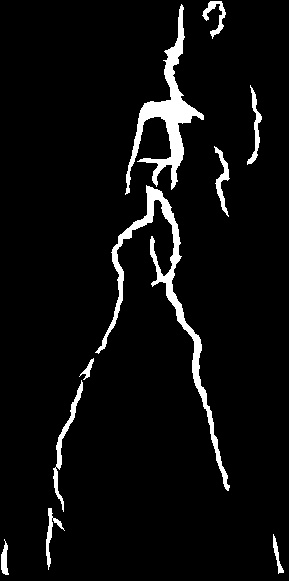
#> input picture label142.png, 289 x 581 px
$ jupyter execute ns0.1.ipynb
#> lines starting #> are read from the running program, lines starting #| are printed output that depends on the picture
[cell 1]
import numpy as np
from scipy.sparse import lil_matrix, csr_matrix
from scipy.sparse.linalg import spsolve
from numba import jit
import matplotlib.pyplot as plt
#导入

@jit(nopython=True)
def compute_element_matrix(node_coords, E_e, nu, thickness):
    """计算单元刚度矩阵"""
    D = E_e/(1 - nu**2) * np.array([[1, nu, 0],
                                   [nu, 1, 0],
                                   [0, 0, (1-nu)/2]])

    # 高斯积分点
    gauss_points = np.array([(-0.57735026919, -0.57735026919),
                            (0.57735026919, -0.57735026919),
                            (0.57735026919, 0.57735026919),
                            (-0.57735026919, 0.57735026919)])
    weights = np.array([1.0, 1.0, 1.0, 1.0])

    Ke = np.zeros((8, 8))
    for i in range(4):
        xi, eta = gauss_points[i]
        w = weights[i]

        dN_dxi = 0.25 * np.array([
            [eta-1, 1-eta, 1+eta, -eta-1],
            [xi-1, -xi-1, xi+1, 1-xi]
        ])

        J = dN_dxi @ node_coords
        detJ = J[0,0]*J[1,1] - J[0,1]*J[1,0]

        # 计算J的逆矩阵
        invJ = np.array([[J[1,1], -J[0,1]], [-J[1,0], J[0,0]]]) / detJ
        dN_dx = invJ @ dN_dxi

        B = np.zeros((3, 8))
        for j in range(4):
            B[0, 2*j] = dN_dx[0, j]
            B[1, 2*j+1] = dN_dx[1, j]
            B[2, 2*j] = dN_dx[1, j]
            B[2, 2*j+1] = dN_dx[0, j]

        Ke += (B.T @ D @ B) * detJ * w * thickness

    return Ke

def main():
    # 参数设置
    nx, ny = 50, 100
    width, height = 50.0, 100.0
    E = 210e3
    nu = 0.3
    thickness = 1.0
    applied_stress = -6.0
    crack_x = (12, 13)
    crack_y = (40, 60)

    # 生成网格
    x = np.linspace(0, width, nx + 1)
    y = np.linspace(0, height, ny + 1)
    X, Y = np.meshgrid(x, y)
    nodes = np.column_stack((X.flatten(), Y.flatten()))

    # 生成单元连接性（向量化操作）
    i = np.arange(nx*ny)
    row = i // nx
    col = i % nx
    n0 = row*(nx+1) + col
    elements = np.column_stack((n0, n0+1, n0+nx+2, n0+nx+1))

    # 标记裂纹区域（向量化操作）
    element_centers = np.mean(nodes[elements], axis=1)
    crack_mask = ((crack_x[0] <= element_centers[:,0]) &
                 (element_centers[:,0] <= crack_x[1]) &
                 (crack_y[0] <= element_centers[:,1]) &
                 (element_centers[:,1] <= crack_y[1]))
    E_values = np.where(crack_mask, 1e-6, E)

    # 组装刚度矩阵
    dof = 2 * len(nodes)
    K = lil_matrix((dof, dof))

    # 并行计算单元刚度矩阵
    for elem_idx, elem in enumerate(elements):
        node_coords = nodes[elem]
        Ke = compute_element_matrix(node_coords, E_values[elem_idx], nu, thickness)

        # 组装到全局矩阵
        dofs = np.array([[2*n, 2*n+1] for n in elem]).flatten()
        for i in range(8):
            for j in range(8):
                K[dofs[i], dofs[j]] += Ke[i,j]

    # [22 lines of commented-out code are left out]
    bottom_nodes = np.where(nodes[:,1] == 0.0)[0]
    fixed_dofs = np.concatenate([2*bottom_nodes, 2*bottom_nodes+1])

    # 载荷向量
    F = np.zeros(dof)
    top_nodes = np.where(nodes[:,1] == height)[0]
    force_per_node = applied_stress * width * thickness / len(top_nodes)
    F[2*top_nodes + 1] = force_per_node

    # 处理边界条件
    for fd in fixed_dofs:
        F[fd] = 0.0
        K[fd, :] = 0
        K[:, fd] = 0
        K[fd, fd] = 1.0

    # 转换为CSR格式并求解
    K = csr_matrix(K)
    U = spsolve(K, F)

    # 计算应力（向量化操作）
    stress_matrix = np.zeros((ny, nx))
    for idx, elem in enumerate(elements):
        node_coords = nodes[elem]
        u = np.concatenate([U[2*elem[i]:2*elem[i]+2] for i in range(4)])

        # 计算中心点应力
        xi, eta = 0.0, 0.0
        dN_dxi = 0.25 * np.array([
            [eta-1, 1-eta, 1+eta, -eta-1],
            [xi-1, -xi-1, xi+1, 1-xi]
        ])
        J = dN_dxi @ node_coords
        dN_dx = np.linalg.inv(J) @ dN_dxi

        B = np.zeros((3, 8))
        for i in range(4):
            B[0, 2*i] = dN_dx[0, i]
            B[1, 2*i+1] = dN_dx[1, i]
            B[2, 2*i] = dN_dx[1, i]
            B[2, 2*i+1] = dN_dx[0, i]

        strain = B @ u
        E_e = E_values[idx]
        D = E_e/(1 - nu**2) * np.array([[1, nu, 0],
                                       [nu, 1, 0],
                                       [0, 0, (1-nu)/2]])
        stress = D @ strain

        s_x, s_y, t_xy = stress
        avg = (s_x + s_y)/2
        radius = np.sqrt(((s_x - s_y)/2)**2 + t_xy**2)
        sigma1 = avg + radius
        stress_matrix[idx//nx, idx%nx] = sigma1

    # 绘图
    plt.figure(figsize=(10, 8))
    plt.imshow(stress_matrix, cmap='jet', extent=[0, width, 0, height])
    plt.colorbar(label='Maximum Principal Stress (MPa)')
    plt.xlabel('Width (mm)')
    plt.ylabel('Height (mm)')
    plt.title('Maximum Principal Stress Distribution')
    plt.show()
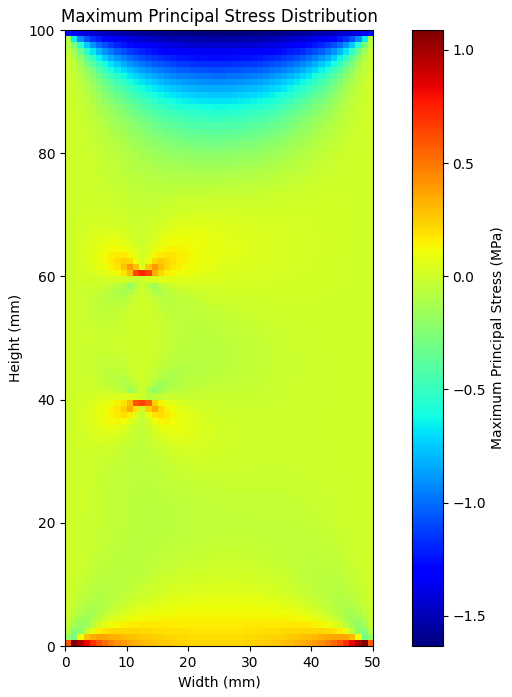
#> figure drawn by matplotlib, 2 panels

if __name__ == "__main__":
    main()

[cell 2]
import numpy as np
from scipy.sparse import lil_matrix, csr_matrix
from scipy.sparse.linalg import spsolve
from numba import jit
import matplotlib.pyplot as plt
from PIL import Image

@jit(nopython=True)
def compute_element_matrix(node_coords, E_e, nu, thickness):
    """计算单元刚度矩阵"""
    D = E_e/(1 - nu**2) * np.array([[1, nu, 0],
                                     [nu, 1, 0],
                                     [0, 0, (1-nu)/2]])

    # 高斯积分点
    gauss_points = np.array([(-0.57735026919, -0.57735026919),
                             (0.57735026919, -0.57735026919),
                             (0.57735026919, 0.57735026919),
                             (-0.57735026919, 0.57735026919)])
    weights = np.array([1.0, 1.0, 1.0, 1.0])

    Ke = np.zeros((8, 8))
    for i in range(4):
        xi, eta = gauss_points[i]
        w = weights[i]

        dN_dxi = 0.25 * np.array([
            [eta-1, 1-eta, 1+eta, -eta-1],
            [xi-1, -xi-1, xi+1, 1-xi]
        ])

        J = dN_dxi @ node_coords
        detJ = J[0,0]*J[1,1] - J[0,1]*J[1,0]

        # 计算J的逆矩阵
        invJ = np.array([[J[1,1], -J[0,1]], [-J[1,0], J[0,0]]]) / detJ
        dN_dx = invJ @ dN_dxi

        B = np.zeros((3, 8))
        for j in range(4):
            B[0, 2*j] = dN_dx[0, j]
            B[1, 2*j+1] = dN_dx[1, j]
            B[2, 2*j] = dN_dx[1, j]
            B[2, 2*j+1] = dN_dx[0, j]

        Ke += (B.T @ D @ B) * detJ * w * thickness

    return Ke

def main():
    # 参数设置
    nx, ny = 100, 200
    width, height = 50.0, 100.0
    E = 210e3
    nu = 0.3
    thickness = 1.0
    applied_stress = -6.0

    # 读取mask图像
    mask_image = Image.open("label142.png").convert("L")  # 转为灰度图
#> mask_image is the input picture: PIL image 289x581 L; min 0, max 255, mean 13.4
    mask_array = np.array(mask_image)
    # 调整mask数组大小以匹配有限元网格
    mask_array = np.array(Image.fromarray(mask_array).resize((nx, ny)))
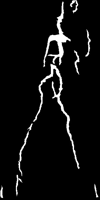
#> mask_array: shape (200, 100); min 0, max 255, mean 13.6

    # 生成网格
    x = np.linspace(0, width, nx + 1)
    y = np.linspace(0, height, ny + 1)
    X, Y = np.meshgrid(x, y)
    nodes = np.column_stack((X.flatten(), Y.flatten()))

    # 生成单元连接性（向量化操作）
    i = np.arange(nx*ny)
    row = i // nx
    col = i % nx
    n0 = row*(nx+1) + col
    elements = np.column_stack((n0, n0+1, n0+nx+2, n0+nx+1))

    # 使用mask标记裂纹区域（向量化操作）
    E_values = np.where(mask_array.flatten() > 128, 1e-6, E)  # 白色区域弹性模量设为极小值
#> E_values = 20000 values, max 210000 at index 0, min 1e-06 at index 73, mean 199101


    # 组装刚度矩阵
    dof = 2 * len(nodes)
    K = lil_matrix((dof, dof))

    # 并行计算单元刚度矩阵
    for elem_idx, elem in enumerate(elements):
        node_coords = nodes[elem]
        Ke = compute_element_matrix(node_coords, E_values[elem_idx], nu, thickness)

        # 组装到全局矩阵
        dofs = np.array([[2*n, 2*n+1] for n in elem]).flatten()
        for i in range(8):
            for j in range(8):
                K[dofs[i], dofs[j]] += Ke[i,j]


    # 边界条件（向量化操作）
    bottom_nodes = np.where(nodes[:,1] == 0.0)[0]
    fixed_dofs = np.concatenate([2*bottom_nodes, 2*bottom_nodes+1])

    # 载荷向量
    F = np.zeros(dof)
    top_nodes = np.where(nodes[:,1] == height)[0]
    force_per_node = applied_stress * width * thickness / len(top_nodes)
    F[2*top_nodes + 1] = force_per_node

    # 处理边界条件
    for fd in fixed_dofs:
        F[fd] = 0.0
        K[fd, :] = 0
        K[:, fd] = 0
        K[fd, fd] = 1.0

    # 转换为CSR格式并求解
    K = csr_matrix(K)
    U = spsolve(K, F)

    # 计算应力（向量化操作）
    stress_matrix = np.zeros((ny, nx))
    for idx, elem in enumerate(elements):
        node_coords = nodes[elem]
        u = np.concatenate([U[2*elem[i]:2*elem[i]+2] for i in range(4)])

        # 计算中心点应力
        xi, eta = 0.0, 0.0
        dN_dxi = 0.25 * np.array([
            [eta-1, 1-eta, 1+eta, -eta-1],
            [xi-1, -xi-1, xi+1, 1-xi]
        ])
        J = dN_dxi @ node_coords
        dN_dx = np.linalg.inv(J) @ dN_dxi

        B = np.zeros((3, 8))
        for i in range(4):
            B[0, 2*i] = dN_dx[0, i]
            B[1, 2*i+1] = dN_dx[1, i]
            B[2, 2*i] = dN_dx[1, i]
            B[2, 2*i+1] = dN_dx[0, i]

        strain = B @ u
        E_e = E_values[idx]
        D = E_e/(1 - nu**2) * np.array([[1, nu, 0],
                                         [nu, 1, 0],
                                         [0, 0, (1-nu)/2]])
        stress = D @ strain

        s_x, s_y, t_xy = stress
        avg = (s_x + s_y)/2
        radius = np.sqrt(((s_x - s_y)/2)**2 + t_xy**2)
        sigma1 = avg + radius
        stress_matrix[idx//nx, idx%nx] = sigma1
#> this loop made 20000 passes
#> (u, strain, s_x, s_y, t_xy, avg, radius, sigma1) on passes 1 to 3: ([0, 0, 0, 0, -1.65e-05, -2.4e-05, -2.43e-05, -3.51e-05], [7.81e-06, -5.91e-05, -2.98e-05], -2.29, -13.09, -2.4, -7.69, 5.91, -1.78), ([0, 0, 0, 0, -1.33e-05, -2.12e-05, -1.65e-05, -2.4e-05], [3.21e-06, -4.52e-05, -2.7e-05], -2.39, -10.2, -2.18, -6.29, 4.48, -1.82), ([0, 0, 0, 0, -1.15e-05, -1.96e-05, -1.33e-05, -2.12e-05], [1.86e-06, -4.08e-05, -2.32e-05], -2.39, -9.28, -1.87, -5.83, 3.92, -1.92)
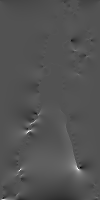
#> stress_matrix: shape (200, 100) float64; min -13.14, max 27.52, mean 0.1; drawn with min black and max white

    # 绘图，在同一个子图中展示裂隙与应力分布

    plt.figure(figsize=(10, 8))
    plt.imshow(stress_matrix, cmap='jet', extent=[0, width, 0, height])
    plt.colorbar(label='Maximum Principal Stress (MPa)')
    plt.xlabel('Width (mm)')
    plt.ylabel('Height (mm)')
    plt.title('Maximum Principal Stress Distribution')
    plt.show()
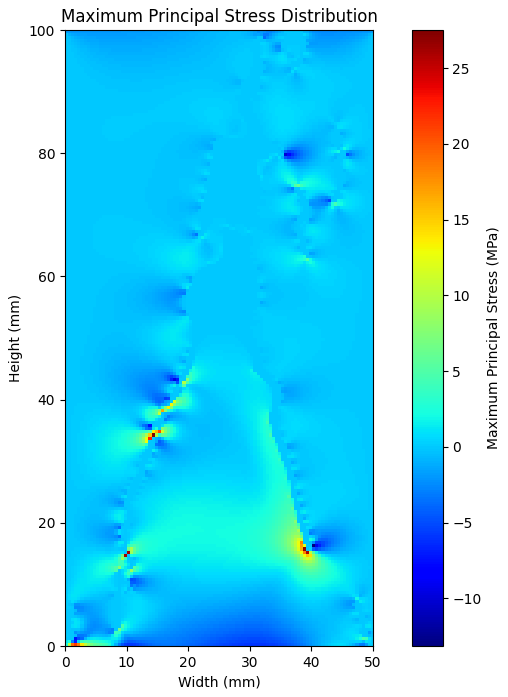
#> figure drawn by matplotlib, 2 panels

if __name__ == "__main__":
    main()

[cell 3]
import numpy as np
from scipy.sparse import lil_matrix, csr_matrix
from scipy.sparse.linalg import spsolve
from numba import jit
import matplotlib.pyplot as plt
from PIL import Image

@jit(nopython=True)
def compute_element_matrix(node_coords, E_e, nu, thickness):
    """计算单元刚度矩阵"""
    D = E_e/(1 - nu**2) * np.array([[1, nu, 0],
                                     [nu, 1, 0],
                                     [0, 0, (1-nu)/2]])

    # 高斯积分点
    gauss_points = np.array([(-0.57735026919, -0.57735026919),
                             (0.57735026919, -0.57735026919),
                             (0.57735026919, 0.57735026919),
                             (-0.57735026919, 0.57735026919)])
    weights = np.array([1.0, 1.0, 1.0, 1.0])

    Ke = np.zeros((8, 8))
    for i in range(4):
        xi, eta = gauss_points[i]
        w = weights[i]

        dN_dxi = 0.25 * np.array([
            [eta-1, 1-eta, 1+eta, -eta-1],
            [xi-1, -xi-1, xi+1, 1-xi]
        ])

        J = dN_dxi @ node_coords
        detJ = J[0,0]*J[1,1] - J[0,1]*J[1,0]

        # 计算J的逆矩阵
        invJ = np.array([[J[1,1], -J[0,1]], [-J[1,0], J[0,0]]]) / detJ
        dN_dx = invJ @ dN_dxi

        B = np.zeros((3, 8))
        for j in range(4):
            B[0, 2*j] = dN_dx[0, j]
            B[1, 2*j+1] = dN_dx[1, j]
            B[2, 2*j] = dN_dx[1, j]
            B[2, 2*j+1] = dN_dx[0, j]

        Ke += (B.T @ D @ B) * detJ * w * thickness

    return Ke

def main():
    # 参数设置
    nx, ny = 50, 100
    width, height = 50.0, 100.0
    E = 210e3
    nu = 0.3
    thickness = 1.0
    applied_stress = -6.0

    # 读取mask图像
    mask_image = Image.open("mask.png").convert("L")  # 转为灰度图
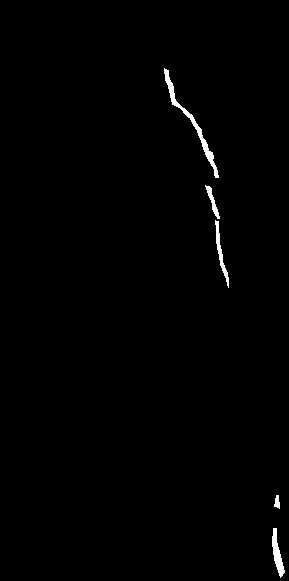
#> input picture mask.png, 289 x 581 px
#> mask_image is the input picture: PIL image 289x581 L; min 0, max 255, mean 2
    mask_array = np.array(mask_image)
    # 调整mask数组大小以匹配有限元网格
    mask_array = np.array(Image.fromarray(mask_array).resize((nx, ny)))
#> mask_array: shape (100, 50)

    # 生成网格
    x = np.linspace(0, width, nx + 1)
    y = np.linspace(0, height, ny + 1)
    X, Y = np.meshgrid(x, y)
    nodes = np.column_stack((X.flatten(), Y.flatten()))

    # 生成单元连接性（向量化操作）
    i = np.arange(nx*ny)
    row = i // nx
    col = i % nx
    n0 = row*(nx+1) + col
    elements = np.column_stack((n0, n0+1, n0+nx+2, n0+nx+1))

    # 使用mask标记裂纹区域（向量化操作）
    E_values = np.where(mask_array.flatten() > 128, 1e-6, E)  # 白色区域弹性模量设为极小值
#> E_values = 5000 values, max 210000 at index 0, min 1e-06 at index 628, mean 208404


    # 组装刚度矩阵
    dof = 2 * len(nodes)
    K = lil_matrix((dof, dof))

    # 并行计算单元刚度矩阵
    for elem_idx, elem in enumerate(elements):
        node_coords = nodes[elem]
        Ke = compute_element_matrix(node_coords, E_values[elem_idx], nu, thickness)

        # 组装到全局矩阵
        dofs = np.array([[2*n, 2*n+1] for n in elem]).flatten()
        for i in range(8):
            for j in range(8):
                K[dofs[i], dofs[j]] += Ke[i,j]


    # 边界条件（向量化操作）
    bottom_nodes = np.where(nodes[:,1] == 0.0)[0]
    fixed_dofs = np.concatenate([2*bottom_nodes, 2*bottom_nodes+1])

    # 载荷向量
    F = np.zeros(dof)
    top_nodes = np.where(nodes[:,1] == height)[0]
    force_per_node = applied_stress * width * thickness / len(top_nodes)
    F[2*top_nodes + 1] = force_per_node

    # 处理边界条件
    for fd in fixed_dofs:
        F[fd] = 0.0
        K[fd, :] = 0
        K[:, fd] = 0
        K[fd, fd] = 1.0

    # 转换为CSR格式并求解
    K = csr_matrix(K)
    U = spsolve(K, F)
#> U = 10302 values, max 0.000585 at index 9892, min -0.00311 at index 10297, mean -0.00069

    # 计算应力（向量化操作）
    stress_matrix = np.zeros((ny, nx))
    for idx, elem in enumerate(elements):
        node_coords = nodes[elem]
        u = np.concatenate([U[2*elem[i]:2*elem[i]+2] for i in range(4)])

        # 计算中心点应力
        xi, eta = 0.0, 0.0
        dN_dxi = 0.25 * np.array([
            [eta-1, 1-eta, 1+eta, -eta-1],
            [xi-1, -xi-1, xi+1, 1-xi]
        ])
        J = dN_dxi @ node_coords
        dN_dx = np.linalg.inv(J) @ dN_dxi

        B = np.zeros((3, 8))
        for i in range(4):
            B[0, 2*i] = dN_dx[0, i]
            B[1, 2*i+1] = dN_dx[1, i]
            B[2, 2*i] = dN_dx[1, i]
            B[2, 2*i+1] = dN_dx[0, i]

        strain = B @ u
        E_e = E_values[idx]
        D = E_e/(1 - nu**2) * np.array([[1, nu, 0],
                                         [nu, 1, 0],
                                         [0, 0, (1-nu)/2]])
        stress = D @ strain

        s_x, s_y, t_xy = stress
        avg = (s_x + s_y)/2
        radius = np.sqrt(((s_x - s_y)/2)**2 + t_xy**2)
        sigma1 = avg + radius
        stress_matrix[idx//nx, idx%nx] = sigma1
#> this loop made 5000 passes
#> (u, strain, s_x, s_y, t_xy, avg, radius, sigma1) on passes 1 to 3: ([0, 0, 0, 0, -2.4e-05, -3.4e-05, -3.51e-05, -4.99e-05], [5.51e-06, -4.2e-05, -2.16e-05], -1.63, -9.3, -1.75, -5.47, 4.21, -1.25), ([0, 0, 0, 0, -1.96e-05, -3.03e-05, -2.4e-05, -3.4e-05], [2.24e-06, -3.22e-05, -1.99e-05], -1.71, -7.27, -1.61, -4.49, 3.21, -1.28), ([0, 0, 0, 0, -1.7e-05, -2.83e-05, -1.96e-05, -3.03e-05], [1.29e-06, -2.93e-05, -1.73e-05], -1.73, -6.66, -1.4, -4.2, 2.84, -1.36)
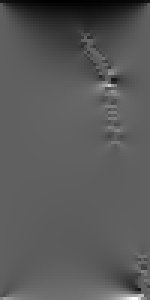
#> stress_matrix: shape (100, 50) float64 (shown 3 times larger); min -1.64, max 2.7, mean -0.114; drawn with min black and max white

    # 绘图
    fig, ax = plt.subplots(figsize=(10, 8))

    # 绘制应力云图
    im = ax.imshow(stress_matrix, cmap='jet', extent=[0, width, 0, height], origin='lower')
    fig.colorbar(im, ax=ax, label='Maximum Principal Stress (MPa)')

    # 绘制裂纹（将mask叠加到应力云图上）
    # 将mask_array的值反转（0变成1，1变成0），然后设置透明度
    mask_display = 1 - (mask_array / 255.0)  # 归一化并反转
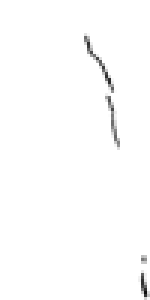
#> mask_display: shape (100, 50) float64 (shown 3 times larger); min 0.0549, max 1, mean 0.992
    ax.imshow(mask_display, cmap='gray', extent=[0, width, 0, height], origin='lower', alpha=0.5) #alpha值可以调整


    ax.set_xlabel('Width (mm)')
    ax.set_ylabel('Height (mm)')
    ax.set_title('Maximum Principal Stress Distribution with Crack')
    plt.show()
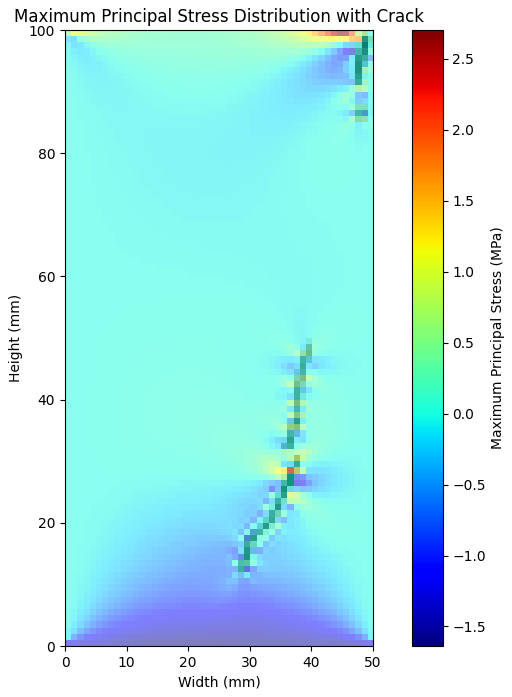
#> figure drawn by matplotlib, 2 panels

if __name__ == "__main__":
    main()

[cell 4]
import numpy as np
from scipy.sparse import lil_matrix, csr_matrix
from scipy.sparse.linalg import spsolve
from numba import jit
import matplotlib.pyplot as plt
from PIL import Image

@jit(nopython=True)
def compute_element_matrix(node_coords, E_e, nu, thickness):
    """计算单元刚度矩阵"""
    D = E_e/(1 - nu**2) * np.array([[1, nu, 0],
                                     [nu, 1, 0],
                                     [0, 0, (1-nu)/2]])

    # 高斯积分点
    gauss_points = np.array([(-0.57735026919, -0.57735026919),
                             (0.57735026919, -0.57735026919),
                             (0.57735026919, 0.57735026919),
                             (-0.57735026919, 0.57735026919)])
    weights = np.array([1.0, 1.0, 1.0, 1.0])

    Ke = np.zeros((8, 8))
    for i in range(4):
        xi, eta = gauss_points[i]
        w = weights[i]

        dN_dxi = 0.25 * np.array([
            [eta-1, 1-eta, 1+eta, -eta-1],
            [xi-1, -xi-1, xi+1, 1-xi]
        ])

        J = dN_dxi @ node_coords
        detJ = J[0,0]*J[1,1] - J[0,1]*J[1,0]

        # 计算J的逆矩阵
        invJ = np.array([[J[1,1], -J[0,1]], [-J[1,0], J[0,0]]]) / detJ
        dN_dx = invJ @ dN_dxi

        B = np.zeros((3, 8))
        for j in range(4):
            B[0, 2*j] = dN_dx[0, j]
            B[1, 2*j+1] = dN_dx[1, j]
            B[2, 2*j] = dN_dx[1, j]
            B[2, 2*j+1] = dN_dx[0, j]

        Ke += (B.T @ D @ B) * detJ * w * thickness

    return Ke

def main():
    # 参数设置
    nx, ny = 100, 200
    width, height = 50.0, 100.0
    E = 210e3
    nu = 0.3
    thickness = 1.0
    applied_stress = -6.0

    # 读取mask图像
    mask_image = Image.open("label142.png").convert("L")  # 转为灰度图
    mask_array = np.array(mask_image)
    # 调整mask数组大小以匹配有限元网格
    mask_array = np.array(Image.fromarray(mask_array).resize((nx, ny)))

    # 生成网格
    x = np.linspace(0, width, nx + 1)
    y = np.linspace(0, height, ny + 1)
    X, Y = np.meshgrid(x, y)
    nodes = np.column_stack((X.flatten(), Y.flatten()))

    # 生成单元连接性（向量化操作）
    i = np.arange(nx*ny)
    row = i // nx
    col = i % nx
    n0 = row*(nx+1) + col
    elements = np.column_stack((n0, n0+1, n0+nx+2, n0+nx+1))

    # 使用mask标记裂纹区域（向量化操作）
    E_values = np.where(mask_array.flatten() > 128, 1e-6, E)  # 白色区域弹性模量设为极小值


    # 组装刚度矩阵
    dof = 2 * len(nodes)
    K = lil_matrix((dof, dof))

    # 并行计算单元刚度矩阵
    for elem_idx, elem in enumerate(elements):
        node_coords = nodes[elem]
        Ke = compute_element_matrix(node_coords, E_values[elem_idx], nu, thickness)

        # 组装到全局矩阵
        dofs = np.array([[2*n, 2*n+1] for n in elem]).flatten()
        for i in range(8):
            for j in range(8):
                K[dofs[i], dofs[j]] += Ke[i,j]


    # 边界条件（向量化操作）
    bottom_nodes = np.where(nodes[:,1] == 0.0)[0]
    fixed_dofs = np.concatenate([2*bottom_nodes, 2*bottom_nodes+1])

    # 载荷向量
    F = np.zeros(dof)
    top_nodes = np.where(nodes[:,1] == height)[0]
    force_per_node = applied_stress * width * thickness / len(top_nodes)
    F[2*top_nodes + 1] = force_per_node

    # 处理边界条件
    for fd in fixed_dofs:
        F[fd] = 0.0
        K[fd, :] = 0
        K[:, fd] = 0
        K[fd, fd] = 1.0

    # 转换为CSR格式并求解
    K = csr_matrix(K)
    U = spsolve(K, F)

    # 计算应力（向量化操作）
    stress_matrix = np.zeros((ny, nx))
    for idx, elem in enumerate(elements):
        node_coords = nodes[elem]
        u = np.concatenate([U[2*elem[i]:2*elem[i]+2] for i in range(4)])

        # 计算中心点应力
        xi, eta = 0.0, 0.0
        dN_dxi = 0.25 * np.array([
            [eta-1, 1-eta, 1+eta, -eta-1],
            [xi-1, -xi-1, xi+1, 1-xi]
        ])
        J = dN_dxi @ node_coords
        dN_dx = np.linalg.inv(J) @ dN_dxi

        B = np.zeros((3, 8))
        for i in range(4):
            B[0, 2*i] = dN_dx[0, i]
            B[1, 2*i+1] = dN_dx[1, i]
            B[2, 2*i] = dN_dx[1, i]
            B[2, 2*i+1] = dN_dx[0, i]

        strain = B @ u
        E_e = E_values[idx]
        D = E_e/(1 - nu**2) * np.array([[1, nu, 0],
                                         [nu, 1, 0],
                                         [0, 0, (1-nu)/2]])
        stress = D @ strain

        s_x, s_y, t_xy = stress
        avg = (s_x + s_y)/2
        radius = np.sqrt(((s_x - s_y)/2)**2 + t_xy**2)
        sigma1 = avg + radius
        stress_matrix[idx//nx, idx%nx] = sigma1

    # 绘图
    fig, axes = plt.subplots(1, 2, figsize=(15, 6))  # 1行，2列的子图

    # 第一个子图：Mask图像
    axes[0].imshow(mask_array, cmap='gray', extent=[0, width, 0, height])
    axes[0].set_title('Crack Mask')
    axes[0].set_xlabel('Width (mm)')
    axes[0].set_ylabel('Height (mm)')

    # 第二个子图：应力分布
    im = axes[1].imshow(stress_matrix, cmap='jet', extent=[0, width, 0, height])
    axes[1].set_title('Maximum Principal Stress Distribution')
    axes[1].set_xlabel('Width (mm)')
    axes[1].set_ylabel('Height (mm)')
    fig.colorbar(im, ax=axes[1], label='Maximum Principal Stress (MPa)')


    plt.tight_layout()  # 自动调整子图间距
    plt.show()
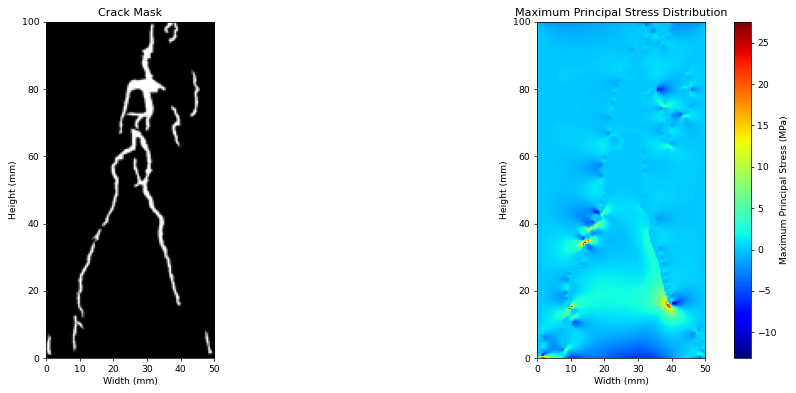
#> figure drawn by matplotlib, 3 panels

if __name__ == "__main__":
    main()
